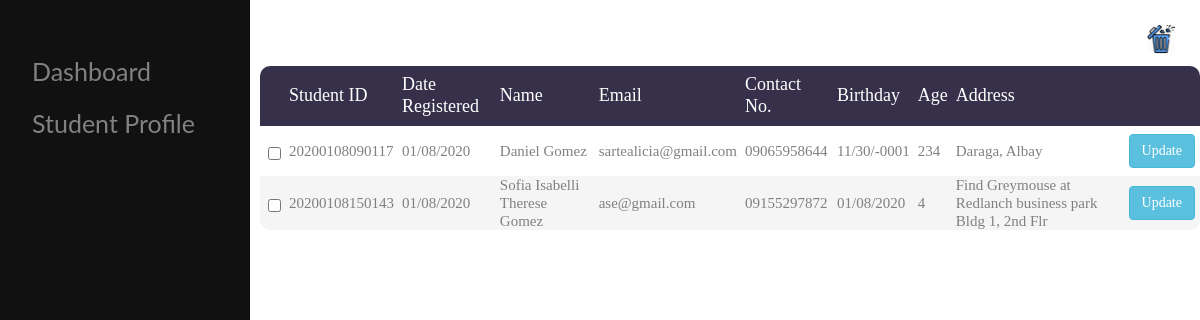
Page /segments/admin/studentProfile/studentProfile.php on the committed database.
### tables this page shows
CREATE TABLE `students` (
  `students_id` varchar(225) NOT NULL,
  `date_registered` timestamp NOT NULL DEFAULT CURRENT_TIMESTAMP,
  `first_name` varchar(225) NOT NULL,
  `middle_name` varchar(225) NOT NULL,
  `last_name` varchar(225) NOT NULL,
  `password` varchar(225) NOT NULL,
  `email_address` varchar(225) NOT NULL,
  `contact_number` varchar(225) NOT NULL,
  `age` int(11) NOT NULL,
  `birthday` date NOT NULL,
  `address` text NOT NULL,
  `remove` int(11) NOT NULL
);

### segments/admin/sideNav/sideNav.php (called while the page is built, shortened)
<?php
include 'sideNavHTML.php';

### segments/admin/studentProfile/studentProfile.php (called while the page is built, shortened)
<?php
include '../sideNav/sideNav.php';
$Outline->addCSS('../../../styles/css/main.css');
$Outline->header('Admin');
$StudentsProfile = Student::LoadArray();
include 'studentProfileHTML.php';
$Outline->addJS('../../../scripts/js/studentProfile.js');
$Outline->footer();

### class/StudentInterface.php (called while the page is built, shortened)
<?php
class StudentInterface
{
    protected $id;
    protected $dateRegistered;
    protected $name;
    protected $lastName;
    protected $emailAddress;
    protected $contactNumber;
    protected $age;
    protected $birthday;
    protected $address;
    public static function LoadArray(array $ids = null)
    {
        if (!empty($ids)) {
            $return = [];
            foreach ($ids as $id) {
                $Object = self::Load($id);
                if ($Object) {
                    $return[$id] = $Object;
                }
            }
        } else {
            $sql = "
                SELECT
                    students_id
                FROM
                    " . static::TABLE_STUDENT . "
            ";
            $data = Dbcon::execute($sql);
            $result = Dbcon::query_fetch_all_assoc($data);
            $return = [];
            foreach ($result as $key => $value) {
                $studentID = $value['students_id'];
                $return[$studentID] = self::Load($studentID);
            }
        }
        return $return;
    }
    public static function Load($id)
    {
        $sql = "
            SELECT
                students_id,
                date_registered,
                first_name,
                middle_name,
                last_name,
                password,
                email_address,
                contact_number,
                age,
                birthday,
                address
            FROM
                " . static::TABLE_STUDENT . "
            WHERE
                remove = 0
            AND
                students_id = '{$id}'
        ";
        $data = Dbcon::execute($sql);
        $returnData = Dbcon::query_fetch_assoc($data);
        if (!empty($returnData)) {
            $static = new static();
            $static->setID($returnData['students_id']);
            $static->setDateRegistered($returnData['date_registered']);
            $static->setName($returnData['first_name']);
            $static->setMiddleName($returnData['middle_name']);
            $static->setLastName($returnData['last_name']);
            $static->setPassword($returnData['password']);
            $static->setEmailAddress($returnData['email_address']);
            $static->setContactNumber($returnData['contact_number']);
            $static->setAge($returnData['age']);
            $static->setBirthday($returnData['birthday']);
            $static->setAddress($returnData['address']);
            return $static;
        } else {
            return false;
        }
    }
    public function setID($id)
    {
        $this->id = $id;
    }
    public function getID()
    {
        return $this->id;
    }
    public function setDateRegistered($dateRegistered)
    {
        $this->dateRegistered = $dateRegistered;
    }
    public function getDateRegistered()
    {
        return $this->dateRegistered;
    }
    public function setName($name)
    {
        $this->name = $name;
    }
    public function getName()
    {
        return $this->name;
    }
    public function setLastName($lastName)
    {
        $this->lastName = $lastName;
    }
    public function getLastName()
    {
        return $this->lastName;
    }
    public function setEmailAddress($emailAddress)
    {
        $this->emailAddress = $emailAddress;
    }
    public function getEmailAddress()
    {
        return $this->emailAddress;
    }
    public function setContactNumber($contactNumber)
    {
        $this->contactNumber = $contactNumber;
    }
    public function getContactNumber()
    {
        return $this->contactNumber;
    }
    public function setAge($age)
    {
        $this->age = $age;
    }
    public function getAge()
    {
        return $this->age;
    }
    public function setBirthday($birthday)
    {
        $this->birthday = $birthday;
    }
    public function getBirthday()
    {
        return $this->birthday;
    }
    public function setAddress($address)
    {
        $this->address = $address;
    }
    public function getAddress()
    {
        return $this->address;
    }
}

### class/Dbcon.php (called while the page is built, shortened)
<?php
class Dbcon
{
    public static $host = '127.0.0.1';
    public static $username = 'root';
    public static $password = '';
    public static $dbname = 'student_management';
    public static $conn;
    public static function connect()
    {
        try {
            self::$conn = mysqli_connect(self::$host, self::$username, self::$password, self::$dbname);
        } catch (Exception $e) {
            echo "<pre>{$e}</pre>";
        }
    }
    public static function execute($sql)
    {
        if ($result = mysqli_query(self::$conn, $sql)) {
            return $result;
        } else {
            self::$error = mysqli_error(self::$conn);
            return false;
        }
    }
    public static function query_fetch_all_assoc($object)
    {
        if (!empty($object)) {
            $result = mysqli_fetch_all($object, MYSQLI_ASSOC);
            return $result;
        }
    }
    public static function query_fetch_assoc($object)
    {
        if (!empty($object)) {
            $result = mysqli_fetch_assoc($object);
            return $result;
        }
    }
}

### class/UtilInterface.php (called while the page is built, shortened)
<?php
class UtilInterface
{
    public static function date($date = null)
    {
        if (!empty($date)) {
            $formated = date('m/d/Y', strtotime($date));
        } else {
            $formated = date('m/d/Y');
        }
        return $formated;
    }
}

### segments/admin/studentProfile/studentProfileHTML.php (the view)
<div style="float: right; padding-top: 2vw; margin-right: 2vw">
<input id="trash" type="image" class="imgBtn" src="../../../assets/images/trash.jpg">
</div>
<div class="container-table100">
    <div class="wrap-table100">
        <div class="table100">
            <table id="tableMain">
                <thead>
                <tr class="table100-head">
                    <th></th>
                    <th>Student ID</th>
                    <th>Date Registered</th>
                    <th>Name</th>
                    <th>Email</th>
                    <th>Contact No.</th>
                    <th>Birthday</th>
                    <th>Age</th>
                    <th>Address</th>
                    <th></th>
                </tr>
                </thead>
                <tbody>
                <?php
                foreach ($StudentsProfile as $Student) {
                    $studentName = $Student->getName() . ' ' . $Student->getLastName();
                    $birthday = Util::date($Student->getBirthday());
                    $dateRegistered = Util::date($Student->getDateRegistered());
                    ?>
                    <tr id="<?= $Student->getID() ?>">
                        <td><input type="checkbox" class="deleteRow" value="<?= $Student->getID() ?>"></td>
                        <td><?= $Student->getID() ?></td>
                        <td><?= $dateRegistered ?></td>
                        <td><?= $studentName ?></td>
                        <td><?= $Student->getEmailAddress() ?></td>
                        <td><?= $Student->getContactNumber() ?></td>
                        <td><?= $birthday ?></td>
                        <td><?= $Student->getAge() ?></td>
                        <td><?= $Student->getAddress() ?></td>
                        <td><button class="ajaxUpdate btn btn-info" data-toggle="modal" data-target="#myModal" value="<?= $Student->getID() ?>">Update</button></td>
                    </tr>
                <?php } ?>
                </tbody>
            </table>
        </div>
    </div>
</div>

### segments/admin/sideNav/sideNavHTML.php
<div id="mySidenav" class="sidenav">
    <h2 class="h2"><?= $_SESSION['name']; ?></h2>
    <a href="../dashboard/dashboard.php">Dashboard</a>
    <a href="../studentProfile/studentProfile.php">Student Profile</a>
</div>

### class/LayoutInterface.php (shortened to what this page needs)
<?php
class LayoutInterface
{
    protected $css = [];
    public function header($page = null)
    {
        ?>
            <!DOCTYPE HTML>
            <html lang="en">
                <head>
                    <?php
                        foreach ($this->css as $css) {
                            ?>
                            <link rel="stylesheet" type="text/css" href="<?= $css ?>"><?php
                        }
                    ?>
                </head>
                <body>
        <?php
    }
    public function footer()
    {
                ?>
            </body></html>
        <?php
    }
    public function addCSS($path)
    {
        if (is_array($path)) {
            foreach ($path as $file) {
                $this->css[] = $file;
            }
        } else {
            $this->css[] = $path;
        }
    }
}

### styles/css/main.css (style rules this page uses)
.container-table100 { width: 100%; min-height: 100vh; display: -webkit-box; display: -webkit-flex; display: -moz-box; display: -ms-flexbox; display: flex; flex-wrap: wrap; padding-top: 1vw; }
.wrap-table100 { width: 1170px; margin-left: 260px; }
table { border-collapse: collapse; background: white; border-radius: 10px; overflow: hidden; width: 100%; margin: 0 auto; position: relative; }
table * { position: relative; }
table td, table th { padding-left: 8px; }
table thead tr { height: 60px; background: #36304a; }
table tbody tr { height: 50px; }
table tbody tr:last-child { border: 0; }
table td, table th { text-align: left; }
table button { background-color: #28a745; color: whitesmoke; margin-right: 5px; }
.table100-head th { font-family: OpenSans-Regular; font-size: 18px; color: #fff; line-height: 1.2; font-weight: unset; }
tbody tr:nth-child(even) { background-color: #f5f5f5; }
tbody tr { font-family: OpenSans-Regular; font-size: 15px; color: #808080; line-height: 1.2; font-weight: unset; }
.imgBtn { height: 30px; width: 30px; }

### styles/css/sideNav.css (style rules this page uses)
body { font-family: "Lato", sans-serif; }
.sidenav { height: 100%; width: 250px; position: fixed; top: 0; left: 0; background-color: #111; overflow-x: hidden; transition: 0.5s; }
.sidenav a { padding: 8px 8px 8px 32px; text-decoration: none; font-size: 25px; color: #818181; display: block; transition: 0.3s; }
.h2 { padding: 8px 8px 8px 32px; text-decoration: none; font-size: 25px; color: white; display: block; transition: 0.3s; }

### rows in the picture
students: students_id "20200108090117", date_registered "01/08/2020", studentName "Daniel Gomez", email_address "sartealicia@gmail.com", contact_number "09065958644", birthday "11/30/-0001", age "234", address "Daraga, Albay"
students: students_id "20200108150143", date_registered "01/08/2020", studentName "Sofia Isabelli Therese Gomez", email_address "ase@gmail.com", contact_number "09155297872", birthday "01/08/2020", age "4", address "Find Greymouse at Redlanch business park Bldg 1, 2nd Flr"
